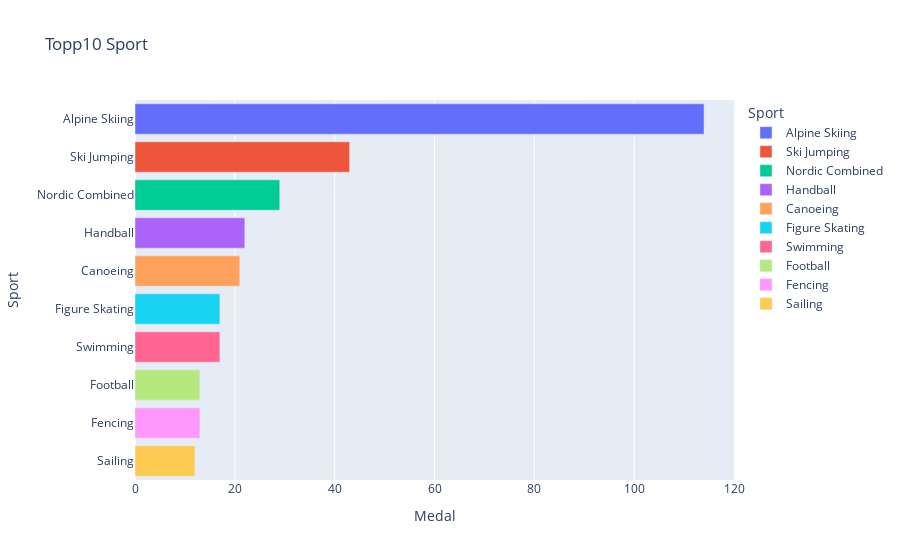

The code cell stored with this chart in its notebook:
### Code cell
topp_medal = os_Austria.groupby("Sport")["Medal"].count().sort_values(ascending = False).reset_index().head(10)
fig = px.bar(topp_medal,x="Medal",y="Sport",color="Sport", title = "Topp10 Sport")
fig.show()

### Figure 1 — Plotly figure (JSON) as saved in the notebook; plotly's stock layout.template omitted (floating-point values rounded to 4 significant figures)
{"data": [{"hovertemplate": "Sport=%{y}<br>Medal=%{x}<extra></extra>", "legendgroup": "Alpine Skiing", "marker": {"color": "#636efa", "pattern": {"shape": ""}}, "name": "Alpine Skiing", "orientation": "h", "showlegend": true, "textposition": "auto", "type": "bar", "x": [114], "xaxis": "x", "y": ["Alpine Skiing"], "yaxis": "y"}, {"hovertemplate": "Sport=%{y}<br>Medal=%{x}<extra></extra>", "legendgroup": "Ski Jumping", "marker": {"color": "#EF553B", "pattern": {"shape": ""}}, "name": "Ski Jumping", "orientation": "h", "showlegend": true, "textposition": "auto", "type": "bar", "x": [43], "xaxis": "x", "y": ["Ski Jumping"], "yaxis": "y"}, {"hovertemplate": "Sport=%{y}<br>Medal=%{x}<extra></extra>", "legendgroup": "Nordic Combined", "marker": {"color": "#00cc96", "pattern": {"shape": ""}}, "name": "Nordic Combined", "orientation": "h", "showlegend": true, "textposition": "auto", "type": "bar", "x": [29], "xaxis": "x", "y": ["Nordic Combined"], "yaxis": "y"}, {"hovertemplate": "Sport=%{y}<br>Medal=%{x}<extra></extra>", "legendgroup": "Handball", "marker": {"color": "#ab63fa", "pattern": {"shape": ""}}, "name": "Handball", "orientation": "h", "showlegend": true, "textposition": "auto", "type": "bar", "x": [22], "xaxis": "x", "y": ["Handball"], "yaxis": "y"}, {"hovertemplate": "Sport=%{y}<br>Medal=%{x}<extra></extra>", "legendgroup": "Canoeing", "marker": {"color": "#FFA15A", "pattern": {"shape": ""}}, "name": "Canoeing", "orientation": "h", "showlegend": true, "textposition": "auto", "type": "bar", "x": [21], "xaxis": "x", "y": ["Canoeing"], "yaxis": "y"}, {"hovertemplate": "Sport=%{y}<br>Medal=%{x}<extra></extra>", "legendgroup": "Figure Skating", "marker": {"color": "#19d3f3", "pattern": {"shape": ""}}, "name": "Figure Skating", "orientation": "h", "showlegend": true, "textposition": "auto", "type": "bar", "x": [17], "xaxis": "x", "y": ["Figure Skating"], "yaxis": "y"}, {"hovertemplate": "Sport=%{y}<br>Medal=%{x}<extra></extra>", "legendgroup": "Swimming", "marker": {"color": "#FF6692", "pattern": {"shape": ""}}, "name": "Swimming", "orientation": "h", "showlegend": true, "textposition": "auto", "type": "bar", "x": [17], "xaxis": "x", "y": ["Swimming"], "yaxis": "y"}, {"hovertemplate": "Sport=%{y}<br>Medal=%{x}<extra></extra>", "legendgroup": "Football", "marker": {"color": "#B6E880", "pattern": {"shape": ""}}, "name": "Football", "orientation": "h", "showlegend": true, "textposition": "auto", "type": "bar", "x": [13], "xaxis": "x", "y": ["Football"], "yaxis": "y"}, {"hovertemplate": "Sport=%{y}<br>Medal=%{x}<extra></extra>", "legendgroup": "Fencing", "marker": {"color": "#FF97FF", "pattern": {"shape": ""}}, "name": "Fencing", "orientation": "h", "showlegend": true, "textposition": "auto", "type": "bar", "x": [13], "xaxis": "x", "y": ["Fencing"], "yaxis": "y"}, {"hovertemplate": "Sport=%{y}<br>Medal=%{x}<extra></extra>", "legendgroup": "Sailing", "marker": {"color": "#FECB52", "pattern": {"shape": ""}}, "name": "Sailing", "orientation": "h", "showlegend": true, "textposition": "auto", "type": "bar", "x": [12], "xaxis": "x", "y": ["Sailing"], "yaxis": "y"}], "layout": {"barmode": "relative", "legend": {"title": {"text": "Sport"}, "tracegroupgap": 0}, "title": {"text": "Topp10 Sport"}, "xaxis": {"anchor": "y", "domain": [0, 1], "title": {"text": "Medal"}}, "yaxis": {"anchor": "x", "categoryarray": ["Sailing", "Fencing", "Football", "Swimming", "Figure Skating", "Canoeing", "Handball", "Nordic Combined", "Ski Jumping", "Alpine Skiing"], "categoryorder": "array", "domain": [0, 1], "title": {"text": "Sport"}}}}
